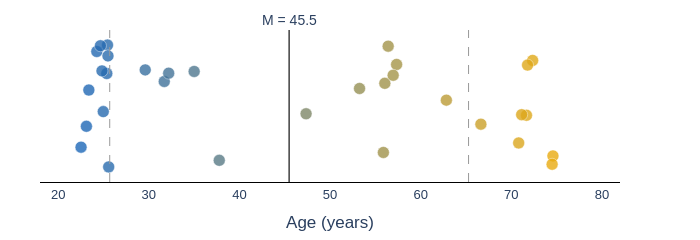
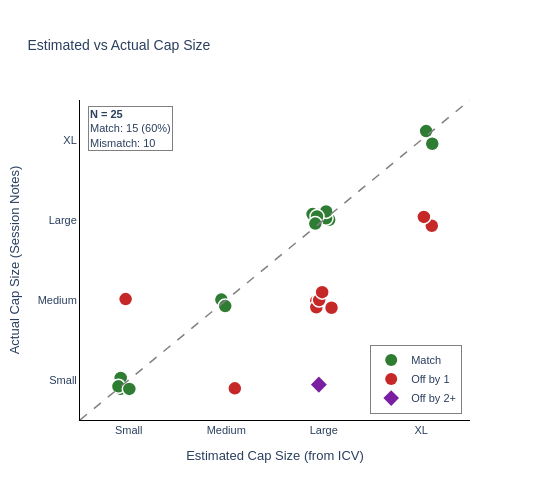

Notebook source saved alongside these figures, in order:
### Markdown cell above
---
## 2. Sample Descriptives & Demographics

### Code cell
# Demographics and cap size analysis
desc_results = run_sample_descriptives()

### Figure 1 — Plotly figure (JSON) as saved in the notebook; plotly's stock layout.template omitted (floating-point values rounded to 4 significant figures)
{"data": [{"hoverinfo": "text", "marker": {"color": ["rgb(79,120,143)", "rgb(222,168,26)", "rgb(225,169,24)", "rgb(65,115,155)", "rgb(89,123,135)", "rgb(42,108,174)", "rgb(68,116,152)", "rgb(58,113,161)", "rgb(233,171,17)", "rgb(127,136,104)", "rgb(203,161,42)", "rgb(37,106,178)", "rgb(150,144,85)", "rgb(223,168,25)", "rgb(221,167,27)", "rgb(219,167,29)", "rgb(188,156,54)", "rgb(233,171,17)", "rgb(166,149,72)", "rgb(33,105,181)", "rgb(41,107,175)", "rgb(32,104,182)", "rgb(38,106,177)", "rgb(42,108,174)", "rgb(39,107,176)", "rgb(30,104,184)", "rgb(40,107,176)", "rgb(42,108,174)", "rgb(161,147,76)", "rgb(161,147,76)", "rgb(165,149,73)", "rgb(163,148,75)"], "line": {"color": "white", "width": 0.5}, "opacity": 0.8, "size": 12}, "mode": "markers", "showlegend": false, "text": ["sub-10369<br>Age: 35.0<br>Male", "sub-10418<br>Age: 71.7<br>Female", "sub-10541<br>Age: 72.4<br>Male", "sub-10559<br>Age: 31.7<br>Male", "sub-10589<br>Age: 37.8<br>Male", "sub-10606<br>Age: 25.4<br>Female", "sub-10608<br>Age: 32.2<br>Female", "sub-10636<br>Age: 29.6<br>Female", "sub-10638<br>Age: 74.6<br>Female", "sub-10641<br>Age: 47.4<br>Female", "sub-10649<br>Age: 66.7<br>Female", "sub-10656<br>Age: 24.3<br>Male", "sub-10661<br>Age: 53.3<br>Male", "sub-10716<br>Age: 71.8<br>Male", "sub-10809<br>Age: 71.2<br>Male", "sub-10810<br>Age: 70.8<br>Male", "sub-10862<br>Age: 62.8<br>Male", "sub-10866<br>Age: 74.5<br>Male", "sub-10886<br>Age: 57.4<br>Male", "sub-10951<br>Age: 23.4<br>Male", "sub-10961<br>Age: 25.4<br>Female", "sub-10998<br>Age: 23.1<br>Female", "sub-11016<br>Age: 24.7<br>Female", "sub-11030<br>Age: 25.5<br>Female", "sub-11286<br>Age: 24.8<br>Female", "sub-11318<br>Age: 22.5<br>Female", "sub-11329<br>Age: 25.0<br>Male", "sub-11526<br>Age: 25.6<br>Female", "sub-11563<br>Age: 55.9<br>Male", "sub-11628<br>Age: 56.0<br>Female", "sub-11631<br>Age: 57.0<br>Female", "sub-11773<br>Age: 56.4<br>Female"], "type": "scatter", "x": [35.01, 71.68, 72.36, 31.71, 37.78, 25.45, 32.2, 29.61, 74.6, 47.36, 66.65, 24.27, 53.26, 71.8, 71.15, 70.82, 62.84, 74.51, 57.35, 23.39, 25.37, 23.12, 24.67, 25.5, 24.84, 22.53, 24.98, 25.58, 55.89, 56.05, 56.97, 56.42], "y": [0.08219, -0.01834, 0.1076, 0.05921, -0.1217, 0.1427, 0.07834, 0.08582, -0.1116, -0.01488, -0.03876, 0.128, 0.04316, 0.09683, -0.01698, -0.08183, 0.01638, -0.1309, 0.09829, 0.0395, 0.07743, -0.04364, 0.1412, 0.1179, 0.08352, -0.09161, -0.009984, -0.1369, -0.1037, 0.05491, 0.07343, 0.1403]}], "layout": {"annotations": [{"showarrow": false, "text": "M = 45.5", "x": 45.49, "xanchor": "center", "xref": "x", "y": 1, "yanchor": "bottom", "yref": "y domain"}], "font": {"family": "Arial", "size": 14}, "height": 200, "margin": {"b": 40, "l": 40, "r": 80, "t": 30}, "shapes": [{"line": {"color": "#404040", "dash": "solid", "width": 1.5}, "type": "line", "x0": 45.49, "x1": 45.49, "xref": "x", "y0": 0, "y1": 1, "yref": "y domain"}, {"line": {"color": "#999999", "dash": "dash", "width": 1}, "type": "line", "x0": 25.69, "x1": 25.69, "xref": "x", "y0": 0, "y1": 1, "yref": "y domain"}, {"line": {"color": "#999999", "dash": "dash", "width": 1}, "type": "line", "x0": 65.29, "x1": 65.29, "xref": "x", "y0": 0, "y1": 1, "yref": "y domain"}], "width": 700, "xaxis": {"linecolor": "black", "linewidth": 1, "range": [18, 82], "showgrid": false, "showline": true, "tickfont": {"size": 13}, "title": {"text": "Age (years)"}, "type": "linear", "zeroline": false}, "yaxis": {"autorange": true, "range": [-0.1795, 0.1854], "type": "linear", "visible": false}}}

### Figure 2 — Plotly figure (JSON) as saved in the notebook; plotly's stock layout.template omitted (floating-point values rounded to 4 significant figures)
{"data": [{"customdata": [[10369, 1534.0, "Large", "Large", "Match"], [10541, 1615.0, "Extra Large", "Large", "+1 size"], [10559, 1444.0, "Large", "Large", "Match"], [10606, 1490.0, "Large", "Large", "Match"], [10608, 1197.0, "Small", "Small", "Match"], [10638, 1236.0, "Small", "Small", "Match"], [10641, 1314.0, "Small", "Small", "Match"], [10649, 1395.0, "Medium", "Small", "+1 size"], [10656, 1532.0, "Large", "Large", "Match"], [10661, 1616.0, "Extra Large", "Extra Large", "Match"], [10716, 1513.0, "Large", "Large", "Match"], [10809, 1667.0, "Extra Large", "Extra Large", "Match"], [10862, 1499.0, "Large", "Medium", "+1 size"], [10866, 1548.0, "Large", "Large", "Match"], [10886, 1521.0, "Large", "Medium", "+1 size"], [10961, 1457.0, "Large", "Medium", "+1 size"], [10998, 1531.0, "Large", "Medium", "+1 size"], [11016, 1327.0, "Small", "Small", "Match"], [11030, 1541.0, "Large", "Medium", "+1 size"], [11286, 1484.0, "Large", "Small", "+2 size"], [11329, 1752.0, "Extra Large", "Large", "+1 size"], [11563, 1526.0, "Large", "Large", "Match"], [11628, 1366.0, "Medium", "Medium", "Match"], [11631, 1299.0, "Small", "Medium", "-1 size"], [11773, 1435.0, "Medium", "Medium", "Match"]], "hovertemplate": "<b>%{customdata[0]}</b><br>ICV: %{customdata[1]:.0f} mm³<br>Estimated: %{customdata[2]}<br>Actual: %{customdata[3]}<br>Diff: %{customdata[4]}<extra></extra>", "marker": {"color": ["#2E7D32", "#C62828", "#2E7D32", "#2E7D32", "#2E7D32", "#2E7D32", "#2E7D32", "#C62828", "#2E7D32", "#2E7D32", "#2E7D32", "#2E7D32", "#C62828", "#2E7D32", "#C62828", "#C62828", "#C62828", "#2E7D32", "#C62828", "#7B1FA2", "#C62828", "#2E7D32", "#2E7D32", "#C62828", "#2E7D32"], "line": {"color": "white", "width": 1.5}, "size": 14, "symbol": ["circle", "circle", "circle", "circle", "circle", "circle", "circle", "circle", "circle", "circle", "circle", "circle", "circle", "circle", "circle", "circle", "circle", "circle", "circle", "diamond", "circle", "circle", "circle", "circle", "circle"]}, "mode": "markers", "showlegend": false, "type": "scatter", "x": [2.97, 4.108, 3.056, 3.024, 0.9174, 0.9174, 0.8939, 2.088, 3.024, 4.05, 2.885, 4.113, 3.08, 2.931, 2.924, 2.924, 2.953, 1.006, 2.984, 2.95, 4.027, 2.913, 1.95, 0.9679, 1.989], "y": [3.068, 2.928, 3.003, 3.022, 0.8911, 1.026, 0.9209, 0.8956, 3.108, 4.112, 3.074, 3.953, 1.903, 3.044, 1.986, 1.909, 1.999, 0.8883, 2.098, 0.9421, 3.039, 2.955, 2.005, 2.011, 1.924]}, {"hoverinfo": "skip", "line": {"color": "gray", "dash": "dash", "width": 1.5}, "mode": "lines", "showlegend": false, "type": "scatter", "x": [0.5, 4.5], "y": [0.5, 4.5]}, {"marker": {"color": "#2E7D32", "size": 12, "symbol": "circle"}, "mode": "markers", "name": "Match", "type": "scatter", "x": [null], "y": [null]}, {"marker": {"color": "#C62828", "size": 12, "symbol": "circle"}, "mode": "markers", "name": "Off by 1", "type": "scatter", "x": [null], "y": [null]}, {"marker": {"color": "#7B1FA2", "size": 12, "symbol": "diamond"}, "mode": "markers", "name": "Off by 2+", "type": "scatter", "x": [null], "y": [null]}], "layout": {"annotations": [{"align": "left", "bgcolor": "rgba(255,255,255,0.9)", "bordercolor": "gray", "borderwidth": 1, "font": {"size": 11}, "showarrow": false, "text": "<b>N = 25</b><br>Match: 15 (60%)<br>Mismatch: 10", "x": 0.02, "xanchor": "left", "xref": "paper", "y": 0.98, "yanchor": "top", "yref": "paper"}], "font": {"family": "Arial", "size": 11}, "height": 500, "legend": {"bgcolor": "rgba(255,255,255,0.9)", "bordercolor": "gray", "borderwidth": 1, "x": 0.98, "xanchor": "right", "y": 0.02, "yanchor": "bottom"}, "title": {"font": {"size": 14}, "text": "Estimated vs Actual Cap Size"}, "width": 550, "xaxis": {"linecolor": "black", "linewidth": 1, "range": [0.5, 4.5], "showgrid": false, "ticktext": ["Small", "Medium", "Large", "XL"], "tickvals": [1, 2, 3, 4], "title": {"text": "Estimated Cap Size (from ICV)"}, "type": "linear"}, "yaxis": {"linecolor": "black", "linewidth": 1, "range": [0.5, 4.5], "showgrid": false, "ticktext": ["Small", "Medium", "Large", "XL"], "tickvals": [1, 2, 3, 4], "title": {"text": "Actual Cap Size (Session Notes)"}, "type": "linear"}}}
